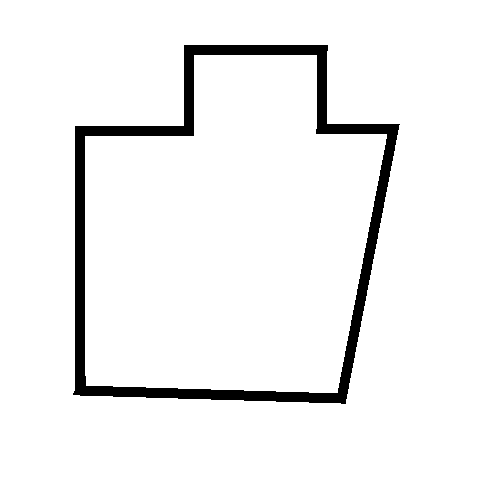
#> input picture img/sth.bmp, 500 x 500 px, given in place of sth.png, which was not available
$ python alg.py
#> lines starting #> are read from the running program, lines starting #| are printed output that depends on the picture; after the words box and inside, x2 and y2 are one past the last pixel; in counts of white or black regions, pixels touching at a corner belong together; pictures that were not available may be replaced by others from this repository, and a replacement may not be noted
import numpy as np
import matplotlib.pyplot as plt
from PIL import Image
import os
from matplotlib.patches import Ellipse
import math
from scipy.stats import multivariate_normal
#import numpy
def GetMuSigma(x):
    mu_x = np.mean(x)
    sigma_x = np.std(x)
    return mu_x, sigma_x*sigma_x
def gaus2d(x=0, y=0, mx=0, my=0, sx=1, sy=1):
    return 1. / (2. * np.pi * sx * sy) * np.exp(-((x - mx)**2. / (2. * sx**2.) + (y - my)**2. / (2. * sy**2.)))
def GetMuSigmaFromEqSqrt(x):
    suma=0
    for i in x:
        suma = suma + i
    mu_x=sum(x)/len(x)
    suma=0
    for i in x:
        suma = suma + (i-mu_x)*(i-mu_x)
    sigma_x=suma/len(x)
    return mu_x, math.sqrt(sigma_x)

def GetMuSigmaFromEq(x):
    suma=0
    for i in x:
        suma = suma + i
    mu_x=sum(x)/len(x)
    suma=0
    for i in x:
        suma = suma + (i-mu_x)*(i-mu_x)
    sigma_x=suma/len(x)
    return mu_x, sigma_x

def GetMuSigmaFromAngle(x):
    suma=0
    for i in x:
        suma = suma + i
    mu_x=sum(x)/len(x)
    suma=0
    for i in x:
        suma = suma + (i-mu_x)*(i-mu_x)
    sigma_x=suma/len(x)
    return mu_x, sigma_x
def ComputeAngle(xsigma,ysigma):
    return -math.degrees(math.asin(xsigma/math.sqrt(xsigma*xsigma+ysigma*ysigma)))


                            #################- MAIN -#####################
def main():
    cell_size = 20
    img_name = 'img/sth.png'

    im = Image.open(img_name, 'r')
#> im is the input picture: PIL image 500x500 1; 94.9% white; 1 black region, box (x1, y1, x2, y2) and area: (73, 45, 400, 404) 12718
    width, height = im.size
#> width = 500; height = 500
    pixel_values = list(im.getdata())
#> pixel_values = 250000 items

    cells_horizontal = width//cell_size
#> cells_horizontal = 25
    cells_vertical = height//cell_size
#> cells_vertical = 25

    print('Dim: x=%d, y=%d, pixells:%d' % (width, height, width*height))
#| Dim: x=500, y=500, pixells:250000
    print('Dim cell:x=%d Cells no. y=%d' % (cell_size, cells_horizontal*cells_vertical))
#| Dim cell:x=20 Cells no. y=625

    x=[]
    y=[]
    for i in range(height*width):
        if (pixel_values[i]==0):
            x.insert(0,i%width)
            y.insert(0, height - i//height)
#> after the loop, x = 12718 values, max 399 at index 9809, min 73 at index 1493, mean 229.3; y = 12718 values from 97 to 455

    current_x = []
    current_y = []
    counter = 0
    j=0
    ells=[]
    for i in range(cells_vertical):
        for j in range(cells_horizontal):
            counter = 0
            for k in range(cell_size):
                for l in range(cell_size):
                    if(pixel_values[(i*cell_size+k)*width + j*cell_size+l] == 0):
                        counter = counter +1
                        current_x.append((j*cell_size)+l)
                        current_y.append((height-(i*cell_size+k)))
            if(counter>5):
                ymi,ysigma = GetMuSigmaFromEqSqrt(current_y)
                if(ysigma<0.0001):
                     ysigma = 0.1
                xmi,xsigma = GetMuSigmaFromEqSqrt(current_x)
                if(xsigma<0.0001):
                     xsigma = 0.1

                # print("sigmax= %f sigmay= %f" %(xsigma,ysigma))
                # ang=ComputeAngle(xsigma,ysigma)
                # #ang=0
                # ells.append( Ellipse(xy=(xmi, ymi), width=2*xsigma, height=2*ysigma,angle=ang,
                #                      edgecolor='b', fc='None', lw=1))
                xz,yz = np.meshgrid(current_x,current_y)
                z=gaus2d(xz,yz,xmi,ymi,xsigma,ysigma)
                cs = plt.contourf(xz,yz,z, cmap='Blues')
            current_x.clear()
            current_y.clear()
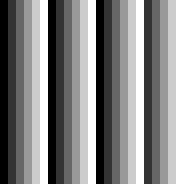
#> xz: shape (23, 23) int64 (shown 8 times larger); min 340, max 345, mean 342.6; drawn with min black and max white

    # [5 lines of commented-out code are left out]

    cmd = 'display ' + img_name + '&'
    os.system(cmd)
    plt.xlim([0,width])
    plt.ylim([0,height])
    plt.show()
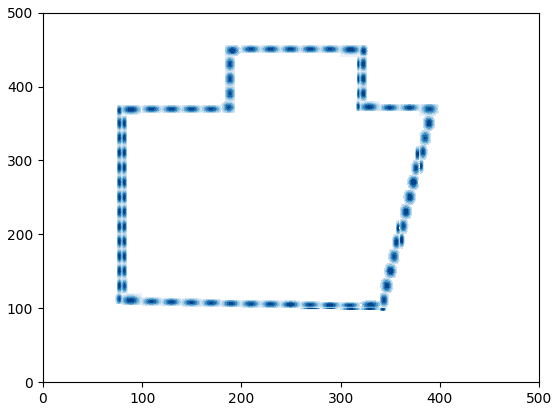
#> figure drawn by matplotlib, 1 panel
    # [9 lines of commented-out code are left out]

if __name__ == "__main__":
    main()
    # [79 lines of commented-out code are left out]

$ run again, with img/bigmap.bmp copied over img/sth.bmp
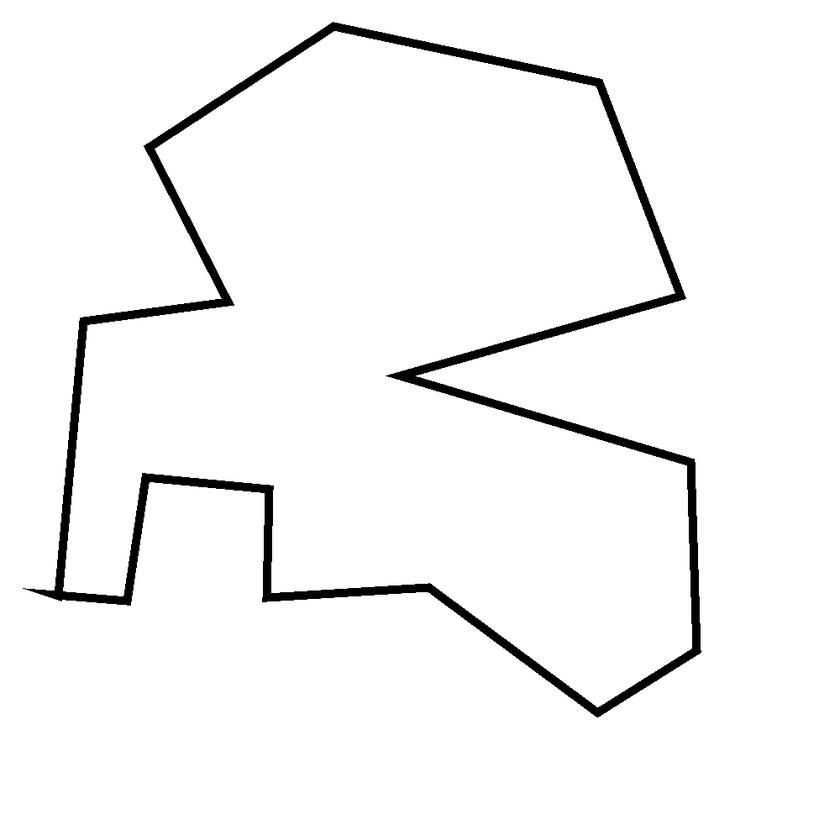
#> input picture img/bigmap.bmp, 840 x 840 px, shrunk from 1000 x 1000 before the run, given in place of sth.png, which was not available
#> in main, im is the input picture: PIL image 840x840 L; min 0, max 255, mean 245.8
#> pixel_values = 705600 items
#| Dim: x=840, y=840, pixells:705600
#| Dim cell:x=20 Cells no. y=1764
#> after the loop in main, `for i in range(height*width):`: x = 16563 values, max 700 at index 1228, min 28 at index 3518, mean 387.5; y = 16563 values from 124 to 818
#> after the loop in main, `for i in range(cells_vertical):`:
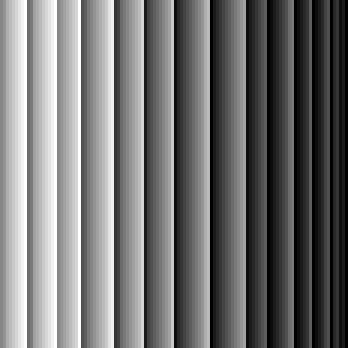
#> xz: shape (116, 116) int64 (shown 3 times larger); min 600, max 619, mean 608.5; drawn with min black and max white
#> in main, `plt.show()`:
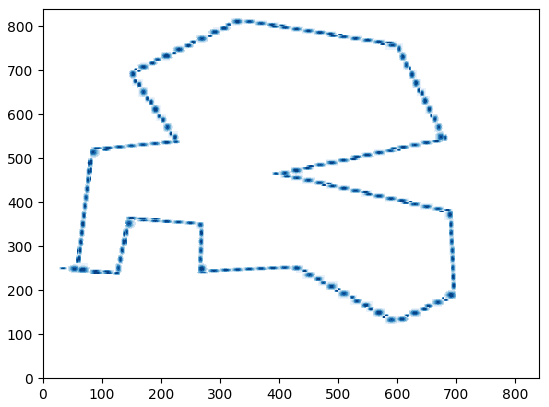
#> figure drawn by matplotlib, 1 panel
